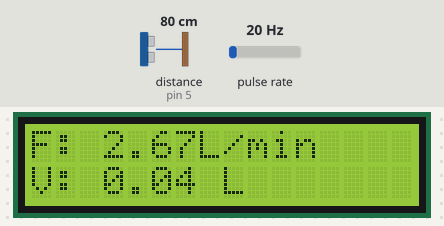
Recording of a sketch running on a simulated Arduino Uno, built with avr-gcc and run on an emulated ATmega328P. On the bench: 16×2 character LCD. Wiring (inferred from the names in the program): ultrasonic range finder: trigger pin 6; echo pin 5; pulse sensor: data pin 2. The test bench sets the inputs (shaded band); at power-on: distance to the obstacle (sensor on pin 5) 80 cm, pulse rate 20 Hz. The echo pulse lasts 58.3 µs per cm; what the sketch prints to the serial monitor is not drawn.

Above: at 1.6 s.
1.7 s: distance to the obstacle (sensor on pin 5) set to 120 cm
At 3.9 s:
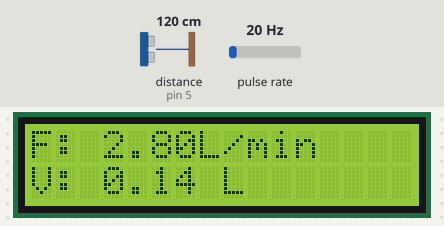
5.6 s: pulse rate (sensor on pin 2) set to 4 Hz
At 6.9 s:
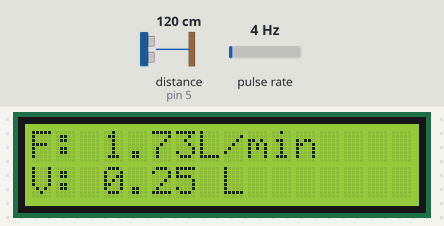
8.6 s: pulse rate (sensor on pin 2) set to 50 Hz
At 10.0 s:
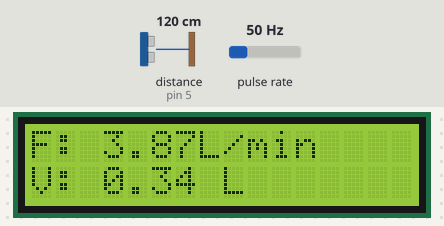
11.7 s: distance to the obstacle (sensor on pin 5) set to 2 cm
At 14.6 s:
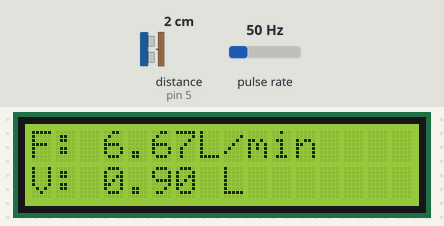
15.8 s: distance to the obstacle (sensor on pin 5) set to 35 cm
At 19.1 s:
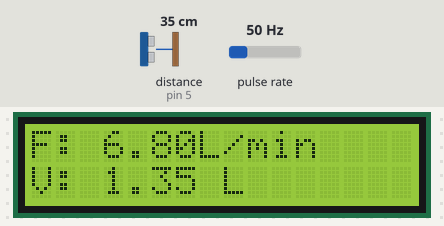
19.9 s: pulse rate (sensor on pin 2) set to 100 Hz
At 20.7 s:
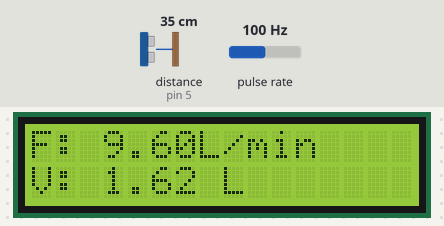
Timing chart, 0 to 22.9 s (numbered marks = the images above; inputs shaded):
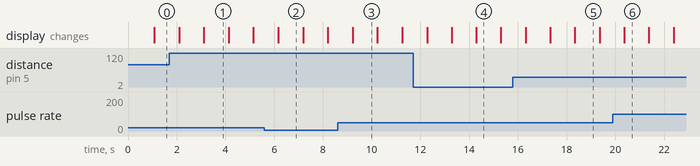

Measured:
- what the display in image 1 shows lasts 1.0 s, from 3.1 s to 4.1 s

The sketch:

espirometro.ino
```cpp
#include <LiquidCrystal.h>
LiquidCrystal lcd(12,11,10,9,8,7);

const int EchoPin = 5;
const int TriggerPin = 6;
volatile int NumPulsos; //variable para la cantidad de pulsos recibidos
int PinSensor = 2;    //Sensor conectado en el pin 2
float factor_conversion = 7.5; //para convertir de frecuencia a caudal
float volumen = 0;
long dt = 0; //variación de tiempo por cada bucle
long t0 = 0; //millis() del bucle anterior


void setup() {
  lcd.begin(16,2);

  Serial.begin(9600);
  pinMode(TriggerPin, OUTPUT);
  pinMode(EchoPin, INPUT);
  pinMode(PinSensor, INPUT);
  attachInterrupt(0, ContarPulsos, RISING); //(Interrupcion 0(Pin2),funcion,Flanco de subida)
  Serial.println ("Envie 'r' para restablecer el volumen a 0 Litros");
  t0 = millis();
}

void loop() {
  int cm = ping(TriggerPin, EchoPin);

  if (Serial.available()) {
    if (Serial.read() == 'r')volumen = 0; //restablecemos el volumen si recibimos 'r'
  }
  float frecuencia = ObtenerFrecuencia(); //obtenemos la Frecuencia de los pulsos en Hz
  float caudal_L_m = frecuencia / factor_conversion; //calculamos el caudal en L/m
  dt=millis()-t0; //calculamos la variación de tiempo
  t0=millis();
  volumen=volumen+(caudal_L_m/60)*(dt/1000); // volumen(L)=caudal(L/s)*tiempo(s)

  //-----Enviamos por el puerto serie---------------//
  Serial.print("D: ");
  Serial.print(cm, 1);
  Serial.print ("cm\tF: ");
  Serial.print (frecuencia, 0);
  Serial.print ("Hz\tC: ");
  Serial.print (caudal_L_m, 2);
  Serial.print ("L/min\tVolumen: ");
  Serial.print (volumen,3);
  Serial.println (" L");
  delay(1000);

  //-----Enviamos a la LCD----//
  lcd.setCursor(0,0);
  lcd.print("F: ");
  lcd.print(caudal_L_m);
  lcd.print("L/min");
  lcd.setCursor(0,1);
  lcd.print("V: ");
  lcd.print(volumen);
  lcd.print(" L");
}

//---Función que se ejecuta en interrupción---------------//
void ContarPulsos ()
{
  NumPulsos++;  //incrementamos la variable de pulsos
}

//---Función para obtener frecuencia de los pulsos--------//
int ObtenerFrecuencia()
{
  int frecuencia;
  NumPulsos = 0;   //Ponemos a 0 el número de pulsos
  interrupts();    //Habilitamos las interrupciones
  delay(1000);   //muestra de 1 segundo
  noInterrupts(); //Desabilitamos las interrupciones
  frecuencia = NumPulsos; //Hz(pulsos por segundo)
  return frecuencia;
}


int ping(int TriggerPin, int EchoPin) {
  long duration, distanceCm;

  digitalWrite(TriggerPin, LOW);  //para generar un pulso limpio ponemos a LOW 4us
  delayMicroseconds(4);
  digitalWrite(TriggerPin, HIGH);  //generamos Trigger (disparo) de 10us
  delayMicroseconds(10);
  digitalWrite(TriggerPin, LOW);

  duration = pulseIn(EchoPin, HIGH);  //medimos el tiempo entre pulsos, en microsegundos

  distanceCm = duration * 10 / 292 / 2;  //convertimos a distancia, en cm
  return distanceCm;
}
```
